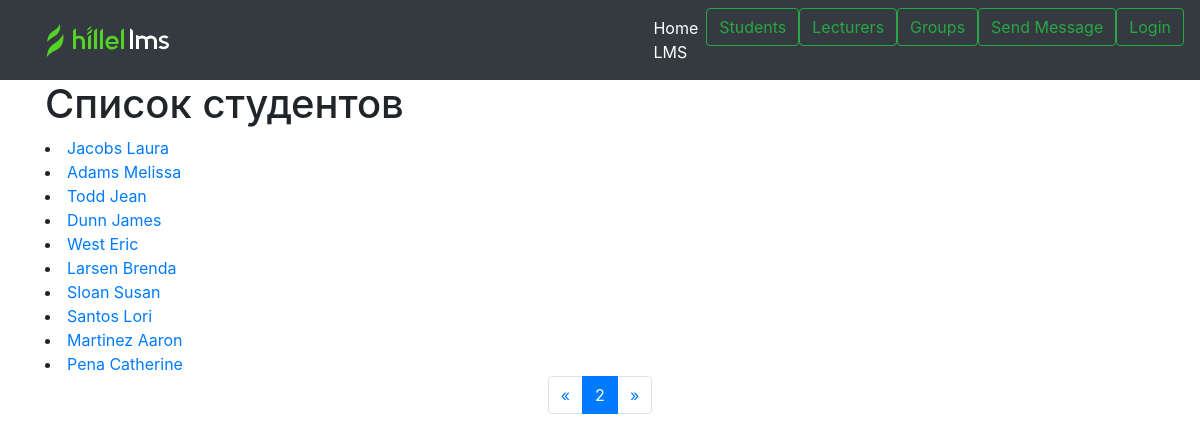
The app's page /all_students?page=2 with its own data.
### academy/models.py (models this page shows, shortened)
class Student(models.Model):
    student_id = models.AutoField(primary_key=True)
    first_name = models.CharField('Имя студента', max_length=100)
    last_name = models.CharField('Фамилия студента', max_length=100)
    email = models.EmailField(max_length=250)
    cover = models.ImageField(upload_to='covers/student_photo', default='covers/student_photo/default.png')

### academy/views.py (the view)
# urls.py: path('all_students', views.get_students, name='all_students'),
def get_students(request):
    students = Student.objects.all().order_by()
    paginator = Paginator(students, STUDENTS_PER_PAGE)
    page = request.GET.get('page')
    try:
        students = paginator.page(page)
    except PageNotAnInteger:
        students = paginator.page(1)
    except EmptyPage:
        students = paginator.page(paginator.num_pages)
    return render(request, 'academy/get_students.html', {'title': 'Студенты', 'students': students, 'page': page})

### academy/templates/academy/get_students.html (shortened to what this page needs)
{%extends 'academy/base.html'%}
{% block content%}
<h1> Список студентов  </h1>
{% for student in students %}
<li>
    <a href="{% url 'student' student_id=student.student_id %}">
        {{ student.last_name}}  {{student.first_name }}
    </a>
</li>
{% endfor %}
{% if students.paginator.num_pages != 1 %}
   {% include "academy/pagination.html" with page=students %}
{% endif %}
{% endblock %}

### records on screen
Student: last_name "Jacobs", first_name "Laura"
Student: last_name "Adams", first_name "Melissa"
Student: last_name "Todd", first_name "Jean"
Student: last_name "Dunn", first_name "James"
Student: last_name "West", first_name "Eric"
Student: last_name "Larsen", first_name "Brenda"
Student: last_name "Sloan", first_name "Susan"
Student: last_name "Santos", first_name "Lori"
Student: last_name "Martinez", first_name "Aaron"
Student: last_name "Pena", first_name "Catherine"

### other values on screen
{{ page.number }} "2"
